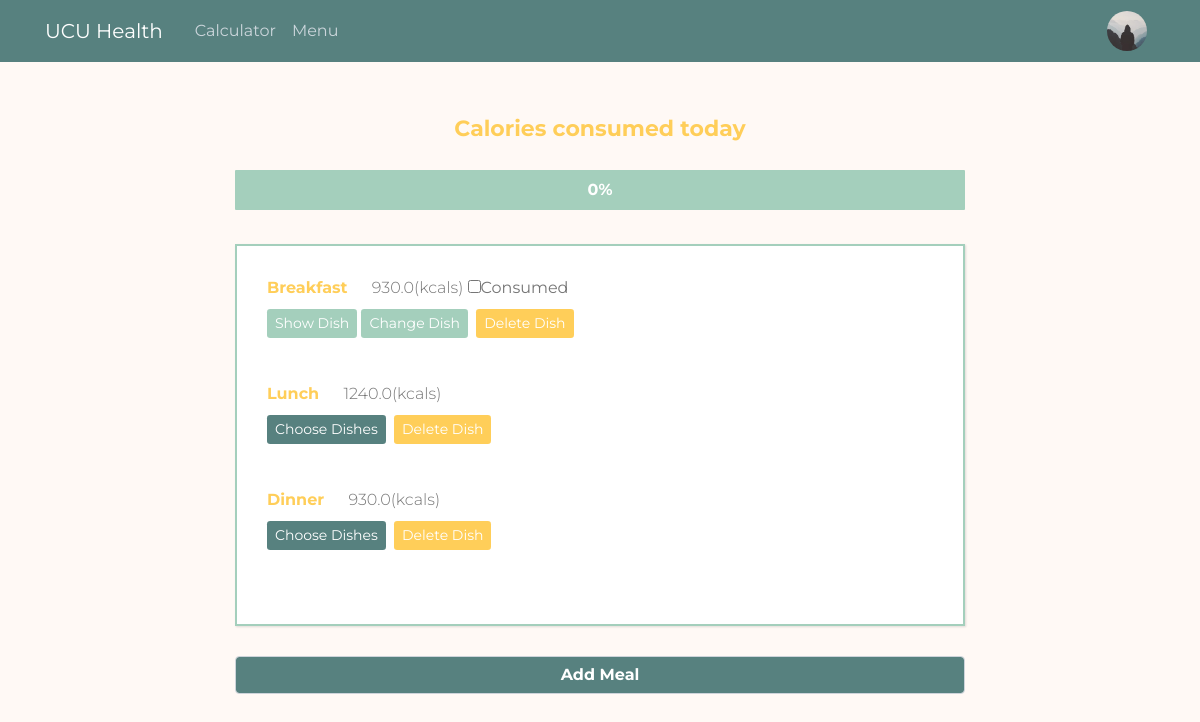
Screenshot of /main (signed in) with the database file from the repository.
### main/models.py (models this page shows, shortened)
class User(db.Model, UserMixin):
    id = db.Column(db.Integer, primary_key=True)
    username = db.Column(db.String(20), unique=True, nullable=False)
    email = db.Column(db.String(120), unique=True, nullable=False)
    password = db.Column(db.String(100), nullable=False)
    image_file = db.Column(db.String(20), nullable = False, default='default.jpg')
    settings = db.Column(db.String(100), nullable = False, default='default.json')
    custom_plan = db.Column(db.Boolean, default = False)
    sex = db.Column(db.String(10), nullable = False)
    age = db.Column(db.Integer, nullable = False)
    height = db.Column(db.Integer, nullable=False)
    weight = db.Column(db.Integer, nullable=False)
    goal = db.Column(db.Integer, nullable=False)
    activity = db.Column(db.Float, nullable=False)
    calories = db.Column(db.Float, nullable=False)
    proteins = db.Column(db.Float, nullable=False)
    carbs = db.Column(db.Float, nullable=False)
    fats = db.Column(db.Float, nullable=False)
    servings = db.Column(db.Integer, nullable = False, default = 3)
    options = db.Column(db.Integer, nullable = False, default = 5)
    meals = db.relationship('Meal', backref="author", lazy = True)

class Meal(db.Model):
    id = db.Column(db.Integer, primary_key = True)
    name = db.Column(db.String(30), nullable = False)
    calories = db.Column(db.Float, nullable = False)
    proteins = db.Column(db.Float, nullable = False)
    carbs = db.Column(db.Float, nullable = False)
    fats = db.Column(db.Float, nullable = False)
    choicen = db.Column(db.Integer, default = 0)
    date_added = db.Column(db.Date, nullable = False,
        default = datetime.date(datetime.utcnow()))
    user_id = db.Column(db.Integer, db.ForeignKey("user.id"), nullable = False)
    dishes = db.relationship('Dish', backref = 'meal', lazy=True)

### main/routes.py (the view, shortened to what this page needs)
@app.route("/", methods=['GET', 'POST'])
@app.route("/main", methods=['GET', 'POST'])
def main():
    if not current_user.is_authenticated:
        return render_template('home.html', title = 'Home')
    meals = Meal.query.filter_by(date_added = datetime.date(datetime.utcnow()),
        user_id = current_user.id).all()
    return render_template('main.html', title = 'Main', meals = meals)

### main/models.py (called while the page is built)
@login_manager.user_loader
def load_user(user_id):
    return User.query.get(int(user_id))

### main/templates/main.html (shortened to what this page needs)
{% extends "layout.html" %}
{% block content %}
<link href="{{ url_for('static', filename='main_bar.css') }}" rel="stylesheet">
<div class = "main">
  <div class = "title">
    Calories consumed today
  </div>
  <div class="progress-bar" role="progressbar">
      <div class="progress-bar-value">0%</div>
  </div>
  <br>
  {% if meals %}
  <div class="wrapper">
      {% set total_calories = 0 %}
      {% for meal in meals %}
      {% set total_calories = total_calories + meal.calories %}
          <div class="name">
            {{ meal.name }}
          </div>
          <div class="calories">
            {{ meal.calories }}(kcals)
          </div>
          <div class="consumed">
            {% if meal.choicen == False%}
              <input type="checkbox" id="{{ meal.name }}" style="display:none"></input>
            {% else %}
              <input type="checkbox" id="{{ meal.name }}">Consumed</input>
            {% endif %}
          </div>
          <div class = "buttons">
              {% if meal.choicen == False %}
                <a class="btn btn-secondary btn-sm mt-1 mb-1" id="choose" href="{{url_for('choose_dishes', meal_id = meal.id)}}">Choose Dishes</a>
              {% else %}
                <a class="btn btn-secondary btn-sm mt-1 mb-1" id="show" href="{{url_for('show_dish', meal_id = meal.id)}}">Show Dish</a>
                <a class="btn btn-secondary btn-sm mt-1 mb-1" id="change" href="{{url_for('view_dishes', meal_id = meal.id)}}">Change Dish</a>
              {% endif %}
              <a class="btn btn-danger btn-sm m-1" id = "delete" href="{{url_for('delete_meal', meal_id = meal.id)}}">Delete Dish</a>
          </div>
      {% endfor %}
  {% endif %}
  </div>
  <div class="buttons">
    <form method="POST" action="">
      <div class="input_field">
        <input type="submit", name="submit_button", value="Add Meal", class="form-control", id="all_meal">
      </div>
    </form>
  </div>
</div>
{% endblock content %}

### main/templates/layout.html (shortened to what this page needs)
<!DOCTYPE html>
<html>
  <head>
    <link
      rel="stylesheet"
      href="https://maxcdn.bootstrapcdn.com/bootstrap/4.0.0/css/bootstrap.min.css"
 />
    <link
      rel="stylesheet"
      type="text/css"
      href="{{ url_for('static', filename='main.css') }}" />
  </head>
  <body>
    <header class="site-header">
      <nav class="navbar navbar-expand-lg navbar-dark bg-steel fixed-top">
        <div class="container header-container">
          <a class="navbar-brand mr-4" href="{{ url_for('main') }}">UCU Health</a>
          <div class="collapse navbar-collapse" id="navbarToggle">
            <div class="navbar-nav mr-auto">
              <a class="nav-item nav-link" href="{{ url_for('calculator') }}">Calculator</a>
              <a class="nav-item nav-link" href="{{ url_for('menu') }}">Menu</a>
            </div>
            <div class="navbar-nav">
            {% if current_user.is_authenticated %}
              <a class="nav-item nav-link" href="{{ url_for("account") }}"><img class="rounded-circle panel-img" src="{{ url_for('static', filename = 'profile_pics/' + current_user.image_file ) }}"></a>
            {% else %}
              <a class="nav-item nav-link" href="{{ url_for("login") }}">Login</a>
              <a class="nav-item nav-link" href="{{ url_for("register") }}">Register</a>
            {% endif %}
            </div>
          </div>
        </div>
      </nav>
    </header>
    <main role="main" class="container">
      <div class="row">
        <div class="col-md-8">
          {% block content %}{% endblock %}
        </div>
    </main>
  </body>
</html>

### main/static/main.css (style rules this page uses)
* { margin: 0; padding: 0; box-sizing: border-box; font-family: 'Montserrat', sans-serif; }
body { margin-top: 62px; background: #fff9f5; color: #333333; margin-top: 5rem; }
.row { display: flex; justify-content: center; align-items: center; margin-top: 10px; }
.bg-steel { background-color: #57817f; }
.navbar { height: 62px; }
.header-container { max-width: 1140px !important; }
.site-header .navbar-nav .nav-link { color: #cbd5db; }
.panel-img { height: 40px; width: 40px; }

### main/static/main_bar.css (style rules this page uses)
* { margin: 0; padding: 0; box-sizing: border-box; font-family: 'Montserrat', sans-serif; }
body { margin-top: 62px; color: #757575; margin-bottom: 25px; }
.main { margin: 40px auto; }
.wrapper { margin: 40px auto; color: #757575; background: #fff; margin: 100px auto; padding: 30px; box-shadow: 1px 1px 2px rgba(0, 0, 0, 0.125); border: 2.5px solid #a4cfbc; }
.buttons { margin: 40px auto; }
.wrapper { color: #757575; background: #fff; margin: 10px auto; padding: 30px; box-shadow: 1px 1px 2px rgba(0, 0, 0, 0.125); border: 2.5px solid #a4cfbc; }
.title { margin-top: 50px; font-size: 22px; font-weight: 700; margin-bottom: 25px; color: #ffce59; text-align: center; }
.progress-bar { margin-top: 20px; background-color: #a4cfbc; position: relative; width: auto; height: 40px; border-radius: 1px; border: #57817f; }
.progress-bar-value { position: absolute; width: 100%; height: 100%; display: flex; align-items: center; justify-content: center; font-weight: bold; }
.name { color: #ffce59; font-weight: 700 }
.name, .calories, .consumed { display: inline-block; }
.calories { margin-left: 20px; color: #757575; font-weight: 300 }
.buttons { margin-top: 5px; margin-bottom: 40px; }
#show { color: #fff; background-color: #a4cfbc; border: none; }
#choose { color: #fff; background-color: #57817f; border: none; }
#change { color: #fff; background-color: #a4cfbc; border: none; }
#delete { color: #fff; background-color: #ffce59; border: none; }
#all_meal { font-weight: 700; margin-top: 30px; background-color: #57817f; color: #fff; }

### rows the page displays
User: image_file (placeholder picture)
Meal: name "Breakfast", calories "930.0"
Meal: name "Lunch", calories "1240.0"
Meal: name "Dinner", calories "930.0"
